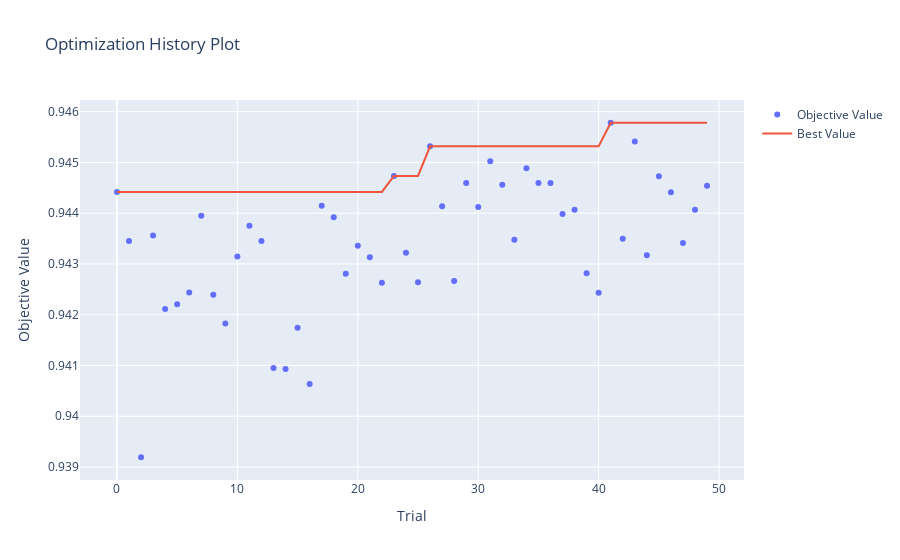

Notebook code cell kept with this figure:
### Code cell
ov.plot_optimization_history(study).show()
